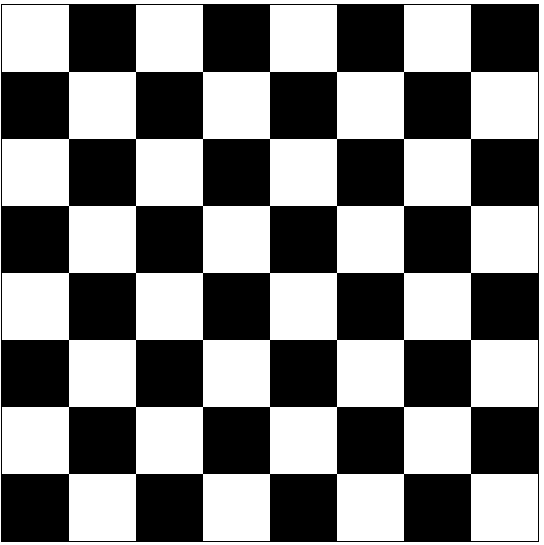
#> input picture OpenCV/images/27.jpg, 544 x 545 px, found by its file name
$ python hough_line.py
#> lines starting #> are read from the running program, lines starting #| are printed output that depends on the picture; after the words box and inside, x2 and y2 are one past the last pixel; in counts of white or black regions, pixels touching at a corner belong together
import cv2
import numpy as np

image = cv2.imread("27.jpg")
#> image is the input picture: shape (545, 544, 3); 50.8% white; 1 black region, box (x1, y1, x2, y2) and area: (1, 4, 539, 542) 145796

image_gray = cv2.cvtColor(image, cv2.COLOR_BGR2GRAY)

edges = cv2.Canny(image_gray, 100, 150)
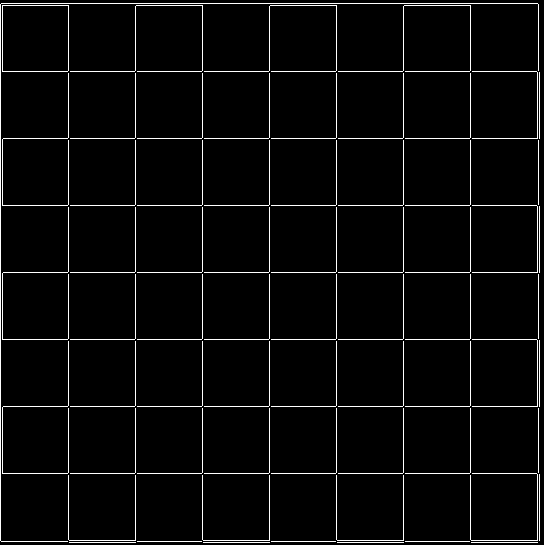
#> edges: shape (545, 544); 3.5% white in thin lines or dots

lines = cv2.HoughLines(edges, 1, np.pi / 180, 100)
#> lines = 45 rows, first 8: [0, 0], [3, 1.57], [135, 0], [269, 0], [403, 0], [138, 1.57], [272, 1.57], [406, 1.57]

for line in lines:
    rho, theta = line[0]
    a = np.cos(theta)
    b = np.sin(theta)
    x0 = a * rho
    y0 = b * rho
    x1 = int(x0 + 1000 * (-b))  # 直线起点横坐标
    y1 = int(y0 + 1000 * (a))  # 直线起点纵坐标
    x2 = int(x0 - 1000 * (-b))  # 直线终点横坐标
    y2 = int(y0 - 1000 * (a))  # 直线终点纵坐标
    cv2.line(image, (x1, y1), (x2, y2), (0, 0, 255), 2)
#> this loop made 45 passes
#> (rho, theta, a, b, x0, y0, x1, y1) on passes 1 to 12: (0, 0, 1, 0, 0, 0, 0, 1000), (3, 1.57, -4.37e-08, 1, -1.31e-07, 3, -1000, 2), (135, 0, 1, 0, 135, 0, 135, 1000), (269, 0, 1, 0, 269, 0, 269, 1000), (403, 0, 1, 0, 403, 0, 403, 1000), (138, 1.57, -4.37e-08, 1, -6.03e-06, 138, -1000, 137), (272, 1.57, -4.37e-08, 1, -1.19e-05, 272, -1000, 271), (406, 1.57, -4.37e-08, 1, -1.77e-05, 406, -1000, 405), (68, 0, 1, 0, 68, 0, 68, 1000), (202, 0, 1, 0, 202, 0, 202, 1000), (336, 0, 1, 0, 336, 0, 336, 1000), (470, 0, 1, 0, 470, 0, 470, 1000)
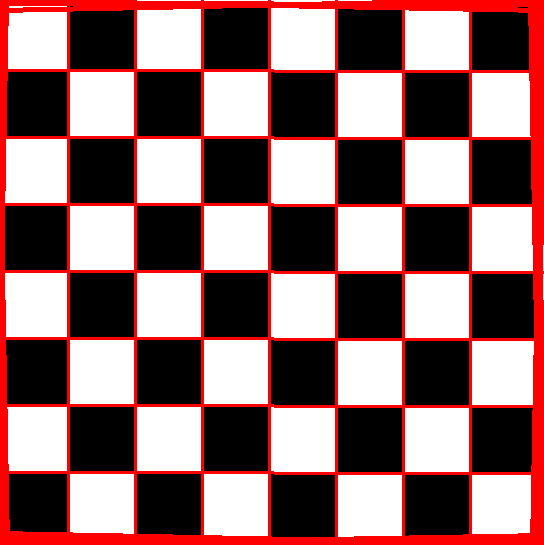
#> image: shape (545, 544, 3); 14.36% of pixels changed, all inside (x1, y1, x2, y2) = (0, 0, 544, 545)

cv2.imshow("image_lines", image)
cv2.imwrite("6.jpg",image)

cv2.waitKey(0)

$ run again, with OpenCV/images/32.jpg copied over OpenCV/images/27.jpg
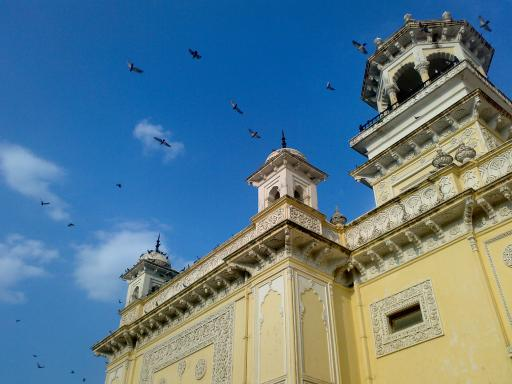
#> input picture OpenCV/images/32.jpg, 512 x 384 px, found by its file name
#> image is the input picture: shape (384, 512, 3); mean B, G, R 141.2, 123.9, 91.6
#> `edges = cv2.Canny(image_gray, 100, 150)`:
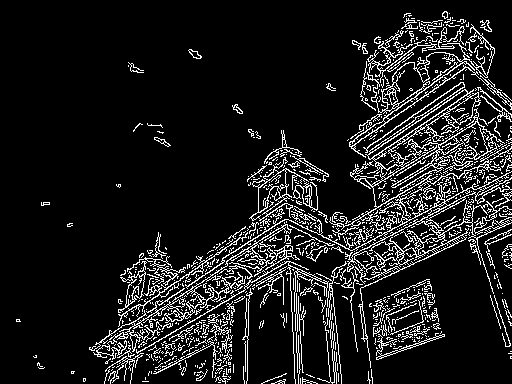
#> edges: shape (384, 512); 11.2% white in thin lines or dots
#> lines = 1344 rows, first 8: [373, 1.05], [339, 0.977], [331, 0.977], [349, 0.785], [342, 0.977], [348, 0.995], [372, 1.03], [346, 0.785]
#> the loop `for line in lines:` made 1344 passes
#> (rho, theta, a, b, x0, y0, x1, y1) on passes 1 to 3: (373, 1.05, 0.5, 0.866, 186.5, 323, -679, 823), (339, 0.977, 0.559, 0.829, 189.6, 281, -639, 840), (331, 0.977, 0.559, 0.829, 185.1, 274.4, -643, 833)
#> after the loop `for line in lines:`:
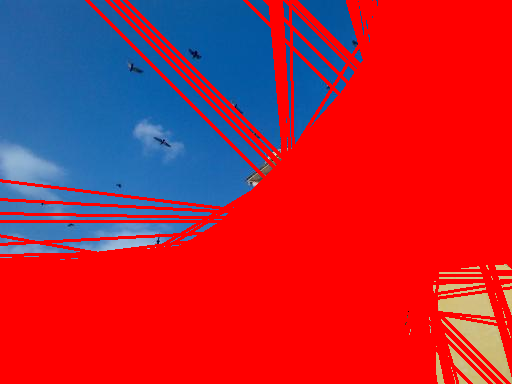
#> image: shape (384, 512, 3); mean B, G, R 57.8, 37.9, 183
